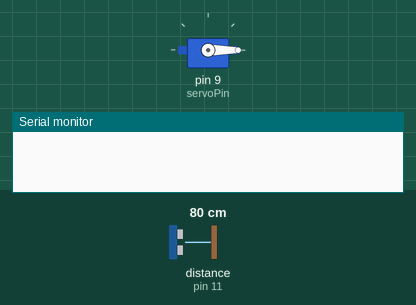
This sketch was run on a simulated Arduino Uno, built with avr-gcc and run on an emulated ATmega328P. On the bench: servo, the last lines printed to the serial monitor. Wiring (inferred from the names in the program): ultrasonic range finder: trigger pin 12; echo pin 11. The test bench sets the inputs (shaded band); at power-on: distance to the obstacle (sensor on pin 11) 80 cm. The echo pulse lasts 58.3 µs per cm.

Above: at 1.4 s.
1.5 s: distance to the obstacle (sensor on pin 11) set to 4 cm
At 3.1 s:
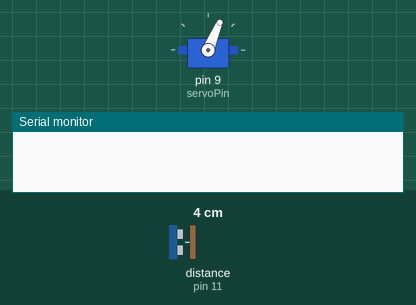
3.5 s: distance to the obstacle (sensor on pin 11) set to 18 cm
At 4.5 s:
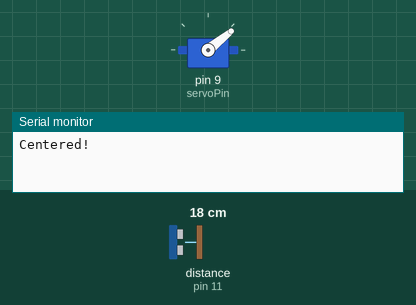
6.5 s: distance to the obstacle (sensor on pin 11) set to 60 cm
At 7.3 s:
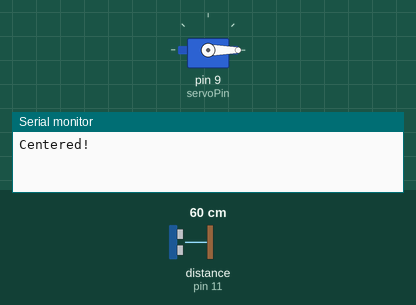
Timing chart, 0 to 9.5 s (numbered marks = the images above; inputs shaded):
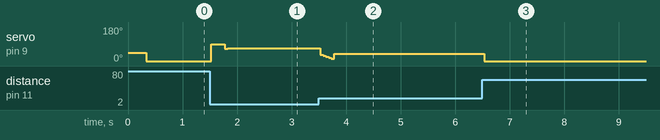

The sketch:

ball_balancing.ino
```cpp
#include <Servo.h>

Servo servo;

const int servoPin = 9;
const int trigPin = 12;
const int echoPin = 11;
const float targetDistance = 15.0;  // cm
const float tolerance = 0.5;        // cm
const int neutralAngle = 45;        // for servo
const int minAngle = 0;
const int maxAngle = 90;

int servoAngle = neutralAngle;

const int filterSize = 5;
float readings[filterSize] = {0};
int readIndex = 0;
float total = 0;

float Kp = 2.0;
float Ki = 0.0;
float Kd = 0.5;
float error = 0.0;
float prevError = 0.0;
float integral = 0.0;

unsigned long prevTime = 0;
const unsigned long updateTime = 50;  // PID update time, ms

float getDistance() {
  float dist = 0.0;
  digitalWrite(trigPin, LOW);
  delayMicroseconds(2);

  digitalWrite(trigPin, HIGH);
  delayMicroseconds(10);
  digitalWrite(trigPin, LOW);

  unsigned long timing = pulseIn(echoPin, HIGH, 30000UL); // 30ms timeout

  // Convert time to distance
  // 0.0343 --> sound of speed in cm/us
  dist = (timing * 0.0343) / 2;

  // outside valid distance OR sensor timeout
  if (dist > 400 || !timing) {
    return -1;
  }
  return dist;
}

float getFilteredDistance() {
  float newDist = getDistance();
  if (newDist == -1) return -1;

  total -= readings[readIndex];
  readings[readIndex] = newDist;
  total += newDist;
  readIndex = (readIndex + 1) % filterSize;

  return total / filterSize;
}

void setup() {
  servo.attach(servoPin);
  servo.write(servoAngle);

  pinMode(trigPin, OUTPUT);
  pinMode(echoPin, INPUT);

  digitalWrite(trigPin, LOW);

  Serial.begin(9600);

  // for distance filtering, prime with readings before controls start
  for (int i = 0; i < filterSize; i++) {
    float d = getDistance();
    if (d == -1) d = targetDistance; // fallback if a priming read fails
    readings[i] = d;
    total += d;
    delay(50);
  }

  prevTime = millis();
}


void loop() {
  // Only run PID every updateTime ms
  unsigned long currentTime = millis();

  if ((currentTime - prevTime) >= updateTime) {

    float distance = getFilteredDistance();

    // invalid distance from sensor
    if (distance == -1) {
      prevTime = currentTime;
      return;
    }

    error = targetDistance - distance;
    float dt = (currentTime - prevTime) / 1000.0; // change in time in sec
    integral += error * dt;
    integral = constrain(integral, -50, 50);      // clamping
    float derivative = (error - prevError) / dt;  // accumulated error
    float output = (Kp*error)+ (Ki*integral) + (Kd*derivative);

    // updating servo angle
    servoAngle = neutralAngle + output;
    servoAngle = constrain(servoAngle, minAngle,maxAngle);
    servo.write(servoAngle);

    // updating values
    prevError = error;
    prevTime = currentTime;

    if (abs(error) <= tolerance) {
      Serial.println("Centered!");
    }
  }
}
```

Measured:
- after the input at 1.5 s, servo on pin 9 (servoPin): 0° → 90° at once, → 67° 0.25 s later
- after the input at 3.5 s, servo on pin 9 (servoPin): 67° → 39° at once
- after the input at 6.5 s, servo on pin 9 (servoPin): 39° → 0° at once
